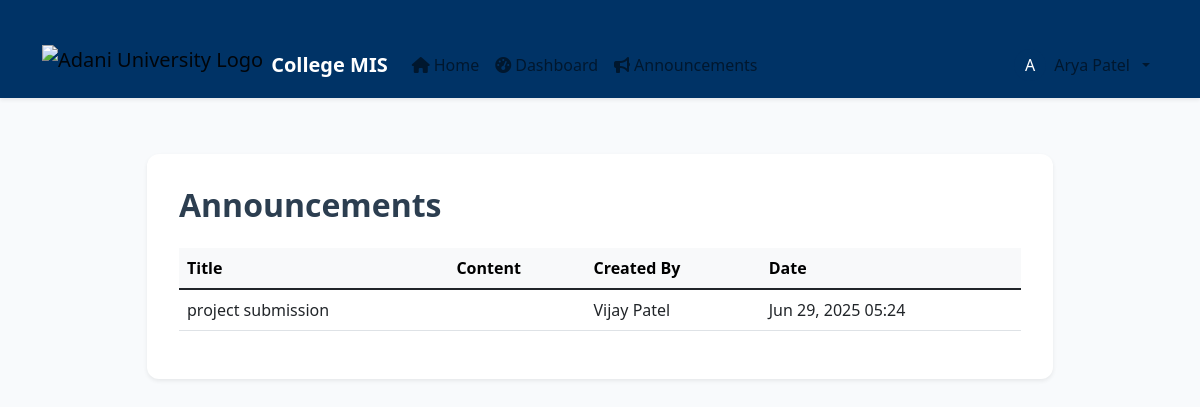
The app's page /announcements/ (signed in), older data.
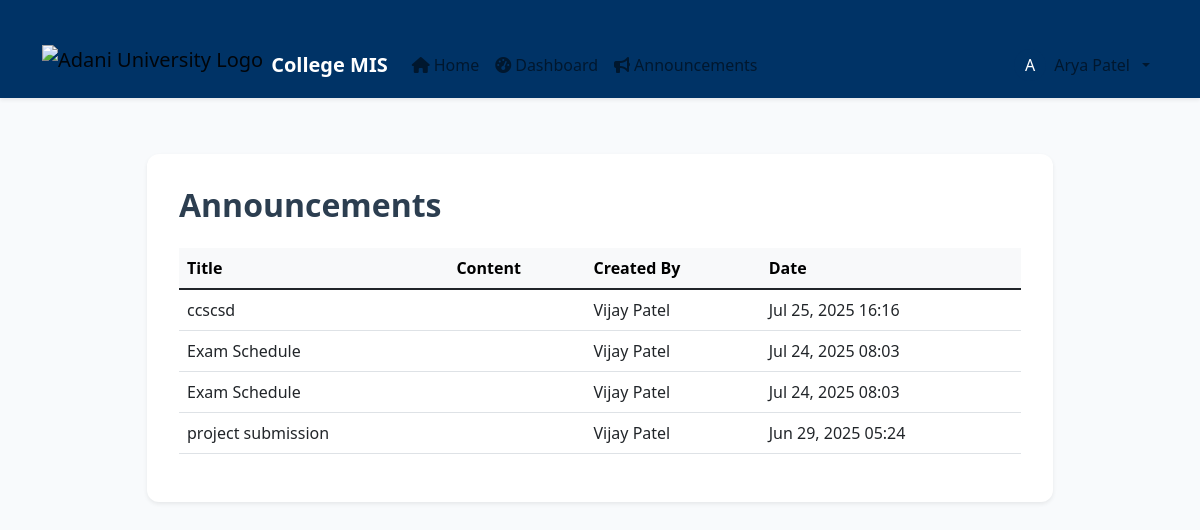
The same page, newer data.
### core/models.py (models this page shows, shortened)
class Announcement(models.Model):
    title = models.CharField(max_length=200)
    message = models.TextField()
    created_at = models.DateTimeField(auto_now_add=True)
    to_students = models.ManyToManyField(Student, blank=True)
    to_groups = models.CharField(max_length=100, blank=True)  # For group announcements
    created_by = models.ForeignKey(Faculty, on_delete=models.SET_NULL, null=True, blank=True)

class Faculty(models.Model):
    user = models.OneToOneField('core.User', on_delete=models.CASCADE)
    phone_number = models.CharField(max_length=20, blank=True)
    department = models.CharField(max_length=100, blank=True)

class User(AbstractUser):
    is_student = models.BooleanField(default=False)
    is_faculty = models.BooleanField(default=False)

### announcements/views.py (the view)
# urls.py: path('', announcement_list, name='announcement_list'),
@login_required
def announcement_list(request):
    try:
        if hasattr(request.user, 'student') and request.user.student:
            student = request.user.student
            announcements = Announcement.objects.filter(
                Q(to_students=student) |
                Q(to_groups__in=['all', '']) |
                Q(to_students__isnull=True, to_groups__isnull=True)
            ).distinct().order_by('-created_at')
        elif hasattr(request.user, 'faculty') and request.user.faculty:
            faculty = request.user.faculty
            announcements = Announcement.objects.filter(created_by=faculty).order_by('-created_at')
        else:
            announcements = Announcement.objects.all().order_by('-created_at')
    except Exception as e:
        announcements = Announcement.objects.all().order_by('-created_at')
        messages.warning(request, f'There was an issue loading your specific announcements. Showing all announcements.')
    return render(request, 'announcements/list.html', {'announcements': announcements})

### templates/announcements/list.html
{% extends 'base.html' %}
{% block content %}
<div class="container py-4">
  <div class="row justify-content-center">
    <div class="col-12 col-lg-10">
      <div class="card shadow-sm mb-4">
        <div class="card-body">
          <h2 class="mb-4">Announcements</h2>
          {% if announcements %}
            <div class="table-responsive">
              <table class="table table-hover align-middle">
                <thead class="table-light sticky-top">
                  <tr>
                    <th>Title</th>
                    <th>Content</th>
                    <th>Created By</th>
                    <th>Date</th>
                  </tr>
                </thead>
                <tbody>
                  {% for announcement in announcements %}
                  <tr>
                    <td>{{ announcement.title }}</td>
                    <td>{{ announcement.content|truncatewords:20 }}</td>
                    <td>{{ announcement.created_by.user.first_name }} {{ announcement.created_by.user.last_name }}</td>
                    <td>{{ announcement.created_at|date:"M d, Y H:i" }}</td>
                  </tr>
                  {% endfor %}
                </tbody>
              </table>
            </div>
          {% else %}
            <div class="alert alert-info">No announcements found.</div>
          {% endif %}
        </div>
      </div>
    </div>
  </div>
</div>
{% endblock %}

Row changes from the older to the newer data that the page shows:
added Announcement: title "ccscsd", created_by.user.first_name "Vijay Patel", created_at "Jul 25, 2025 16:16"
added Announcement: title "Exam Schedule", created_by.user.first_name "Vijay Patel", created_at "Jul 24, 2025 08:03"
added Announcement: title "Exam Schedule", created_by.user.first_name "Vijay Patel", created_at "Jul 24, 2025 08:03"
